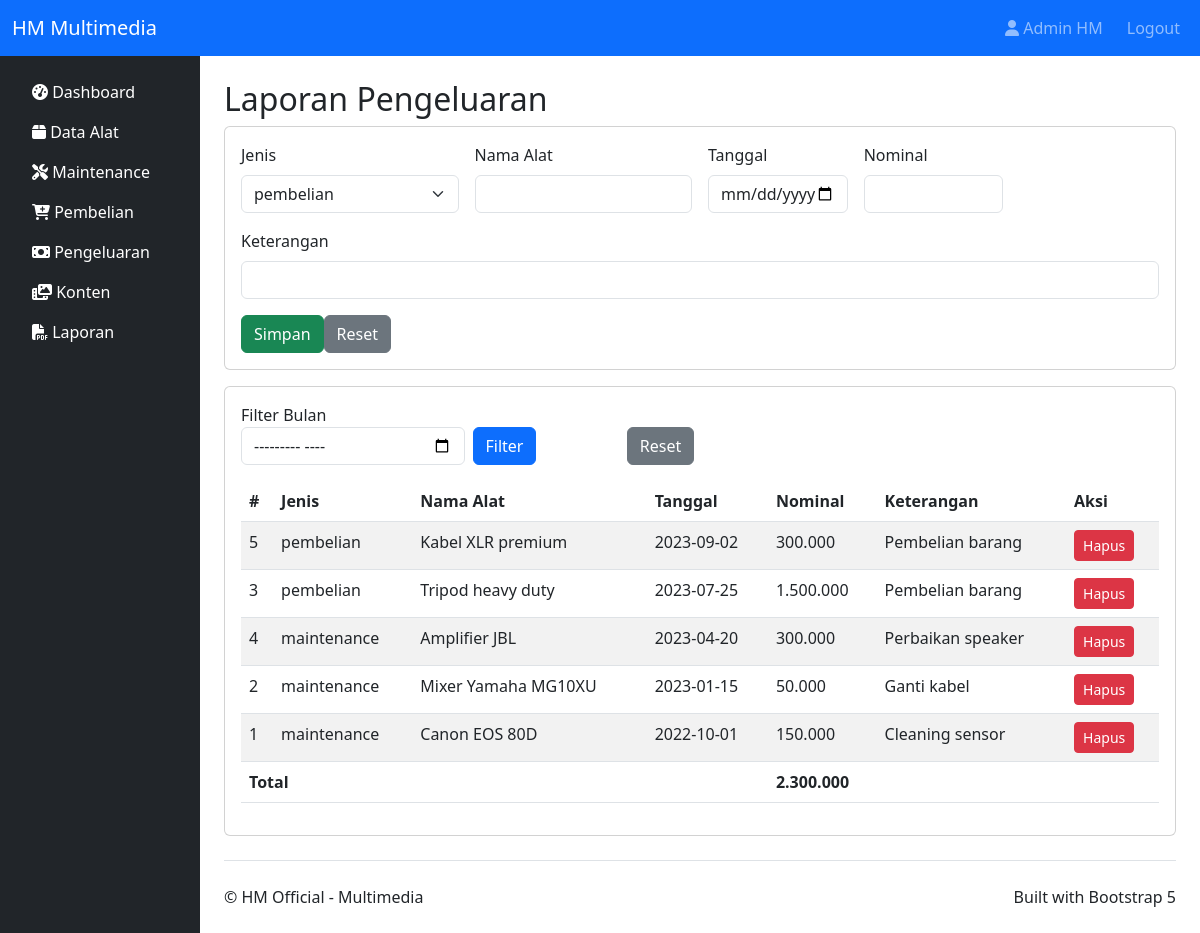
The page /pengeluaran.php (signed in) on the database its author committed.
### tables this page shows
CREATE TABLE IF NOT EXISTS tabel_pengeluaran (
  id_pengeluaran INT AUTO_INCREMENT PRIMARY KEY,
  jenis_pengeluaran ENUM('pembelian','maintenance') NOT NULL,
  nama_alat VARCHAR(255),
  tanggal DATE,
  nominal DECIMAL(14,2) DEFAULT 0,
  keterangan TEXT
);

### pengeluaran.php (the view, shortened to what this page needs)
<?php
include 'header.php';
?>
<h2>Laporan Pengeluaran</h2>
<div class="card mb-3"><div class="card-body">
<form method="post" class="row g-3">
  <div class="col-md-3"><label class="form-label">Jenis</label><select name="jenis_pengeluaran" id="jenis_pengeluaran" class="form-select"><option value="pembelian">pembelian</option><option value="maintenance">maintenance</option></select></div>
  <div class="col-md-3"><label class="form-label">Nama Alat</label><input name="nama_alat" id="nama_alat" class="form-control"></div>
  <div class="col-md-2"><label class="form-label">Tanggal</label><input type="date" name="tanggal" id="tanggal" class="form-control"></div>
  <div class="col-md-2"><label class="form-label">Nominal</label><input type="number" name="nominal" id="nominal" class="form-control"></div>
  <div class="col-12"><label class="form-label">Keterangan</label><input name="keterangan" id="keterangan" class="form-control"></div>
  <div class="col-12"><button class="btn btn-success">Simpan</button><button type="reset" class="btn btn-secondary" onclick="clearForm()">Reset</button></div>
</form>
</div></div>
<div class="card"><div class="card-body">
<form method="get" class="row g-2 mb-3">
  <div class="col-md-3"><label>Filter Bulan</label><input type="month" name="bulan" class="form-control" value="<?=htmlspecialchars($_GET['bulan'] ?? '')?>"></div>
  <div class="col-md-2 align-self-end"><button class="btn btn-primary">Filter</button></div>
  <div class="col-md-3 align-self-end"><a class="btn btn-secondary" href="pengeluaran.php">Reset</a></div>
</form>
<?php
$where = '1=1';
$q = mysqli_query($conn, "SELECT * FROM tabel_pengeluaran WHERE $where ORDER BY tanggal DESC");
$total = 0;
?>
<table class="table table-striped"><thead><tr><th>#</th><th>Jenis</th><th>Nama Alat</th><th>Tanggal</th><th>Nominal</th><th>Keterangan</th><th>Aksi</th></tr></thead><tbody>
<?php while($r=mysqli_fetch_assoc($q)){ $total += $r['nominal']; echo '<tr>'; echo '<td>'.$r['id_pengeluaran'].'</td>'; echo '<td>'.$r['jenis_pengeluaran'].'</td>'; echo '<td>'.htmlspecialchars($r['nama_alat']).'</td>'; echo '<td>'.$r['tanggal'].'</td>'; echo '<td>'.number_format($r['nominal'],0,',','.').'</td>'; echo '<td>'.htmlspecialchars($r['keterangan']).'</td>'; echo '<td><a class="btn btn-sm btn-danger" href="?delete='.$r['id_pengeluaran'].'" onclick="return confirm(\'Hapus?\')">Hapus</a></td>'; echo '</tr>'; } ?></tbody>
<tfoot><tr><th colspan="4">Total</th><th><?=number_format($total,0,',','.')?></th><th colspan="2"></th></tr></tfoot>
</table>
</div></div>
<?php include 'footer.php'; ?>

### assets/css/style.css (style rules this page uses)
body { padding-top: 56px; }

### rows shown on the page
tabel_pengeluaran: id_pengeluaran "5", jenis_pengeluaran "pembelian", nama_alat "Kabel XLR premium", tanggal "2023-09-02", nominal "300.000", keterangan "Pembelian barang"
tabel_pengeluaran: id_pengeluaran "3", jenis_pengeluaran "pembelian", nama_alat "Tripod heavy duty", tanggal "2023-07-25", nominal "1.500.000", keterangan "Pembelian barang"
tabel_pengeluaran: id_pengeluaran "4", jenis_pengeluaran "maintenance", nama_alat "Amplifier JBL", tanggal "2023-04-20", nominal "300.000", keterangan "Perbaikan speaker"
tabel_pengeluaran: id_pengeluaran "2", jenis_pengeluaran "maintenance", nama_alat "Mixer Yamaha MG10XU", tanggal "2023-01-15", nominal "50.000", keterangan "Ganti kabel"
tabel_pengeluaran: id_pengeluaran "1", jenis_pengeluaran "maintenance", nama_alat "Canon EOS 80D", tanggal "2022-10-01", nominal "150.000", keterangan "Cleaning sensor"

### other values the page prints
$_SESSION['user']['nama_user'] "Admin HM"
$total "2.300.000"
